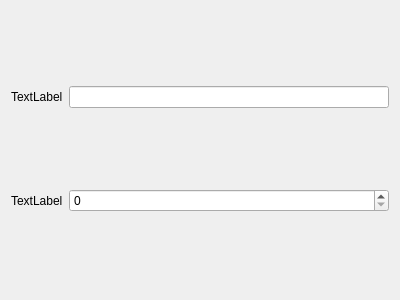
<?xml version="1.0" encoding="UTF-8"?>
<ui version="4.0">
 <class>Form</class>
 <widget class="QWidget" name="Form">
  <property name="geometry">
   <rect>
    <x>0</x>
    <y>0</y>
    <width>400</width>
    <height>300</height>
   </rect>
  </property>
  <property name="windowTitle">
   <string>Form</string>
  </property>
  <layout class="QVBoxLayout" name="verticalLayout">
   <item>
    <layout class="QFormLayout" name="formLayout">
     <item row="0" column="0">
      <widget class="QLabel" name="label">
       <property name="sizePolicy">
        <sizepolicy hsizetype="Expanding" vsizetype="Expanding">
         <horstretch>0</horstretch>
         <verstretch>0</verstretch>
        </sizepolicy>
       </property>
       <property name="text">
        <string>TextLabel</string>
       </property>
      </widget>
     </item>
     <item row="0" column="1">
      <widget class="QLineEdit" name="lineEdit"/>
     </item>
     <item row="1" column="0">
      <widget class="QLabel" name="label_2">
       <property name="sizePolicy">
        <sizepolicy hsizetype="Expanding" vsizetype="Expanding">
         <horstretch>0</horstretch>
         <verstretch>0</verstretch>
        </sizepolicy>
       </property>
       <property name="text">
        <string>TextLabel</string>
       </property>
      </widget>
     </item>
     <item row="1" column="1">
      <widget class="QSpinBox" name="spinBox"/>
     </item>
    </layout>
   </item>
  </layout>
 </widget>
 <resources/>
 <connections/>
</ui>
